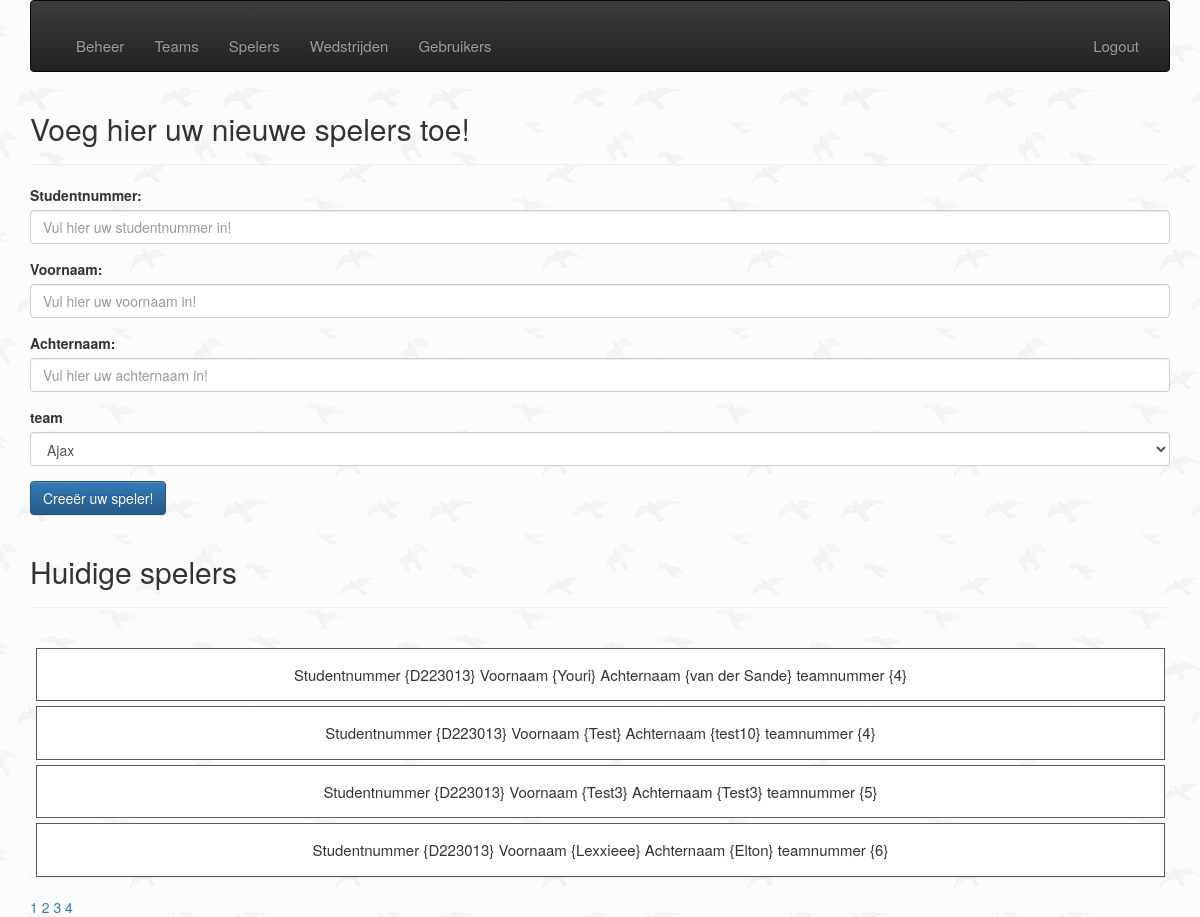
The page /admin/public/createPlayer.php?page=4&per-page=5 (signed in) on the database as committed earlier.
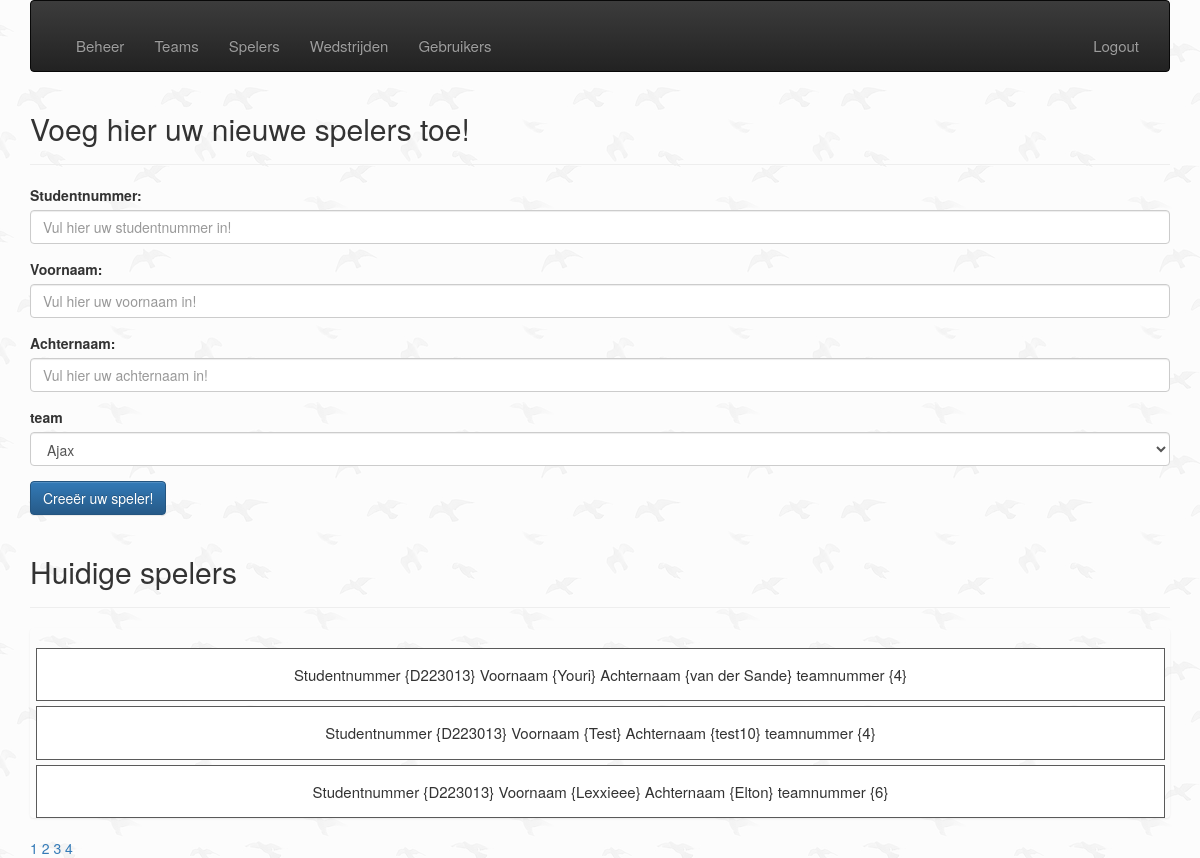
The same page on the database as committed later.
### tables this page shows
CREATE TABLE `tbl_players` (
  `id` int(11) UNSIGNED NOT NULL,
  `student_id` varchar(10) NOT NULL,
  `team_id` int(11) UNSIGNED NOT NULL,
  `first_name` varchar(255) NOT NULL,
  `last_name` varchar(255) NOT NULL,
  `goals` int(4) DEFAULT '0',
  `created_at` datetime NOT NULL DEFAULT CURRENT_TIMESTAMP,
  `deleted_at` datetime DEFAULT NULL
);

### admin/app/init.php (called while the page is built)
<?php
$navMenu = [
    [
        'label' => 'Beheer',
        'link'  => 'beheer.php',
        'level' => 1
    ],
    [
        'label' => 'Teams',
        'link'  => 'createTeam.php',
        'level' => 1
    ],
    [
        'label' => 'Spelers',
        'link'  => 'createPlayer.php',
        'level' => 1
    ],
    [
        'label' => 'Wedstrijden',
        'link'  => 'createGame.php',
        'level' => 1
    ],
    [
        'label' => 'Gebruikers',
        'link'  => 'createUser.php',
        'level' => 2
    ],
];

### admin/public/createPlayer.php (the view, shortened to what the changed rows need)
    <?php
require ('header.php');
require ('../app/database.php');
?>
    <header class="page-header">
        <h2>Voeg hier uw nieuwe spelers toe!</h2>
    </header>
<section>
    <header class="page-header">
        <h2>Huidige spelers</h2>
    </header>
    <?php
    $page = isset($_GET['page'])?(int)$_GET['page'] : 1;
    $perPage = isset($_GET['per-page'])&& $_GET['per-page'] <=5 ?(int)$_GET['per-page'] : 5;
    $start = ($page > 1) ? ($page * $perPage) - $perPage : 0;
    $players = $db_conn->prepare ("SELECT SQL_CALC_FOUND_ROWS * FROM tbl_players ORDER BY team_id ASC LIMIT {$start},{$perPage}");
    $players->execute();
    $players = $players->fetchAll(PDO::FETCH_ASSOC);
    $total = $db_conn->query("SELECT FOUND_ROWS() as total")->fetch()['total'];
    $pages = ceil($total /$perPage);
    ?>
    <ul class="list-group">
        <?php
        foreach ($players as $player)
        {
            echo "<ul class=\"game-item\">
                          <form action=\"adjust_player.php\" method=\"POST\">
                          <input type=\"hidden\" name=\"adjust\" value=\"{$player['id']}\">
                          <input class=\"adjust\" type=\"submit\" value=\"adjust\">
                             </form>
                          <li>Studentnummer {{$player['student_id']}}   Voornaam {{$player['first_name']}} Achternaam {{$player['last_name']}}
                          teamnummer {{$player['team_id']}}</li>
                          <form action=\"../app/delete_player_manager.php\" method=\"POST\">
                          <input type=\"hidden\" name=\"delete\" value=\"{$player['id']}\">
                          <input class=\"delete\" type=\"submit\" value=\"delete\">
                          </form>
                          </ul>";
        }
        ?>
    </ul>
    <div class="pagenation">
<?php  for ($x =1; $x <= $pages; $x++) :?>
    <a href="?page=<?php echo $x; ?>&per-page=<?php echo $perPage ?>"><?php  echo $x; ?></a>
<?php endfor; ?>
    </div>
</section>
<?php
 require ('footer.php');
?>

### admin/public/header.php (shortened to what the changed rows need)
<?php
    require_once __DIR__ . '/../app/init.php';
    function checkActiveUrl($url)
    {
        $requestedUrl = $_SERVER['REQUEST_URI'];
        return false;
    }
?>
<!doctype html>
<html lang="en">
<head>
    <link rel="stylesheet" href="../css/main.css">
    <link rel="stylesheet" href="https://maxcdn.bootstrapcdn.com/bootstrap/3.3.7/css/bootstrap.min.css"
>
    <link rel="stylesheet" href="https://maxcdn.bootstrapcdn.com/bootstrap/3.3.7/css/bootstrap-theme.min.css"
>
</head>
<body>
    <div class="container">
        <nav class="navbar navbar-inverse">
            <div class="container-fluid">
                <div class="collapse navbar-collapse" id="bs-example-navbar-collapse-1">
                    <ul class="nav navbar-nav">
                        <?php foreach($navMenu as $item): ?>
                            <?php if($item['level'] <= $_SESSION['adminLevel'] ): ?>
                                <li class="<?php echo checkActiveUrl($item['link']) ? 'active' : '' ?>" role="presentation"><a href="<?= $item['link']; ?>"> <?= $item['label']; ?> </a></li>
                            <?php endif; ?>
                        <?php endforeach; ?>
                    </ul>
                </div>
            </div>
        </nav>

Rows that differ between the two databases and show on the page:
removed tbl_players: student "D223013", first_name "Test3", last_name "Test3", team "5"
